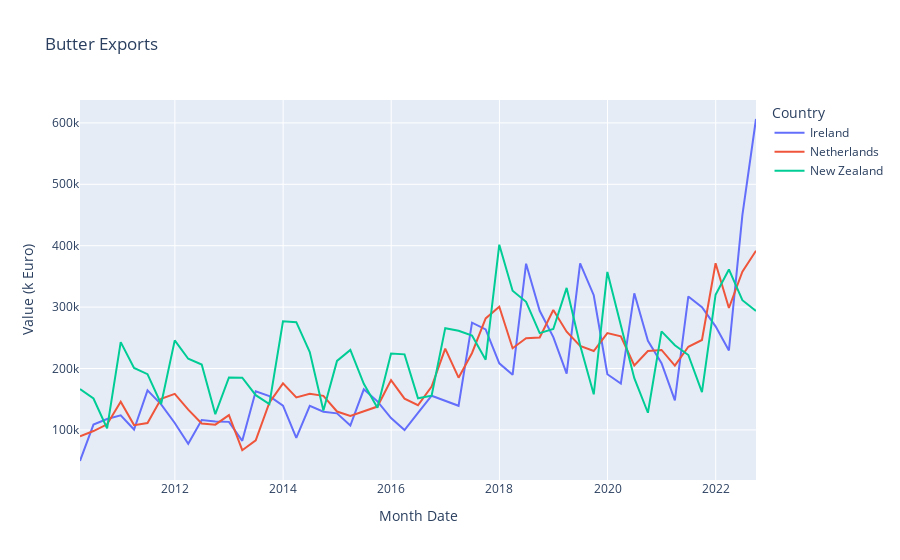

Notebook code for this chart:
### Code cell
fig = px.line(df_plot, x="Month Date", y="Value (k Euro)", color='Country', title='Butter Exports')
fig.show()
